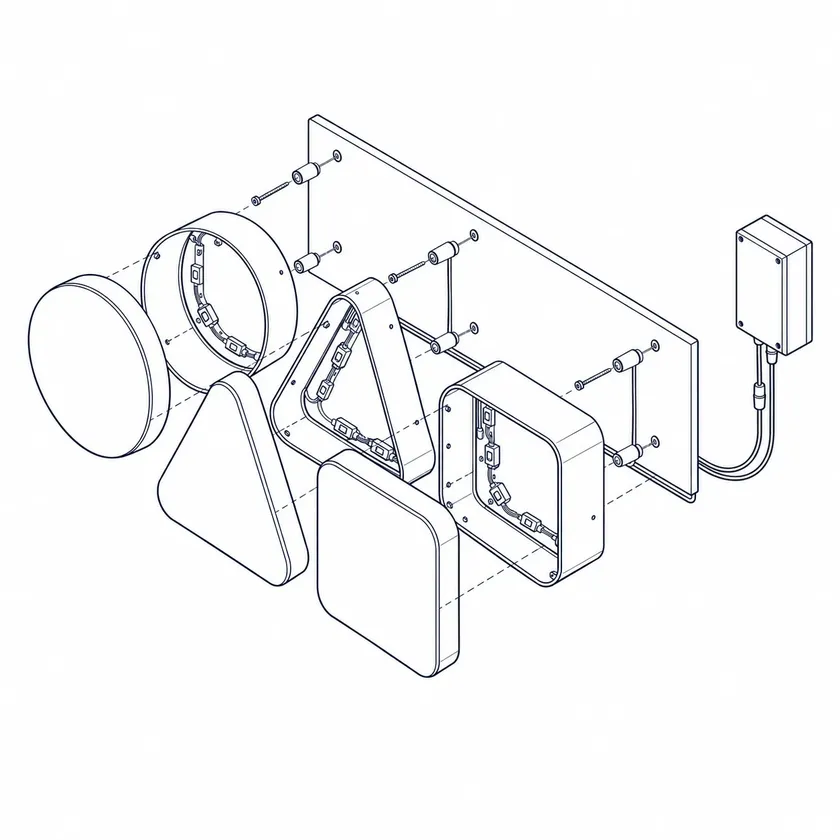
#> input picture plates/src/signage.webp, 840 x 840 px, shrunk from 1254 x 1254 before the run, found by its file name
$ python make_plate.py plates/src/signage.webp '#' one plate
#> lines starting #> are read from the running program, lines starting #| are printed output that depends on the picture; after the words box and inside, x2 and y2 are one past the last pixel; in counts of white or black regions, pixels touching at a corner belong together
"""Turn a GPT line-art plate into the two files the site draws from.

    python3 scripts/plates/make_plate.py plates/src/signage.webp      # one plate
    python3 scripts/plates/make_plate.py plates/src/*.webp            # all of them

Writes, for <slug> = the source file name:
  public/plates/<slug>-order.png  grey+alpha: alpha = ink, grey = drawing order (0 first .. 255 last)
  public/plates/<slug>.png        navy ink on transparent, for the no-WebGL and no-motion views

Drawing order: ink is split into connected strokes; the biggest strokes (the silhouette) start first and
take longest, small parts and dashed guide lines come last. Inside each stroke the order grows with the
distance travelled along the ink from its top-left point, so it reads like a pen tracing the line.
Needs numpy and Pillow only.
"""
import sys
from collections import deque
from pathlib import Path

import numpy as np
from PIL import Image

INK = (19, 29, 39)  # --ink, #131d27
OUT = Path('public/plates')


def ink_alpha(img):
    g = np.asarray(img.convert('L'), dtype=np.float32) / 255.0
    return np.clip((1.0 - g - 0.06) / 0.55, 0.0, 1.0)  # paper to 0, line cores to 1, keep the anti-aliasing


def strokes(mask):
    """8-connected components; returns label image and list of pixel index arrays."""
    h, w = mask.shape
    label = np.full(mask.shape, -1, dtype=np.int32)
    comps = []
    ys, xs = np.nonzero(mask)
    for y0, x0 in zip(ys, xs):
        if label[y0, x0] >= 0:
            continue
        cid = len(comps)
        q = deque([(y0, x0)])
        label[y0, x0] = cid
        px = []
        while q:
            y, x = q.popleft()
            px.append((y, x))
            for dy in (-1, 0, 1):
                for dx in (-1, 0, 1):
                    ny, nx = y + dy, x + dx
                    if 0 <= ny < h and 0 <= nx < w and mask[ny, nx] and label[ny, nx] < 0:
                        label[ny, nx] = cid
                        q.append((ny, nx))
        comps.append(np.array(px))
    return label, comps


def geodesic(px, label, cid):
    """Distance along the ink from the stroke's top-left pixel."""
    start = tuple(px[np.argmin(px[:, 0] + px[:, 1])])
    dist = {start: 0}
    q = deque([start])
    h, w = label.shape
    while q:
        y, x = q.popleft()
        d = dist[(y, x)] + 1
        for dy in (-1, 0, 1):
            for dx in (-1, 0, 1):
                ny, nx = y + dy, x + dx
                if 0 <= ny < h and 0 <= nx < w and label[ny, nx] == cid and (ny, nx) not in dist:
                    dist[(ny, nx)] = d
                    q.append((ny, nx))
    return np.array([dist[(y, x)] for y, x in px], dtype=np.float32)


def make(src):
#> called with src = 'plates/src/signage.webp'
    slug = Path(src).stem
    img = Image.open(src).convert('RGB')
#> img is the input picture: PIL image 840x840 RGB; mean R, G, B 246.1, 246.4, 246.9
    a = ink_alpha(img)
    mask = a > 0.2
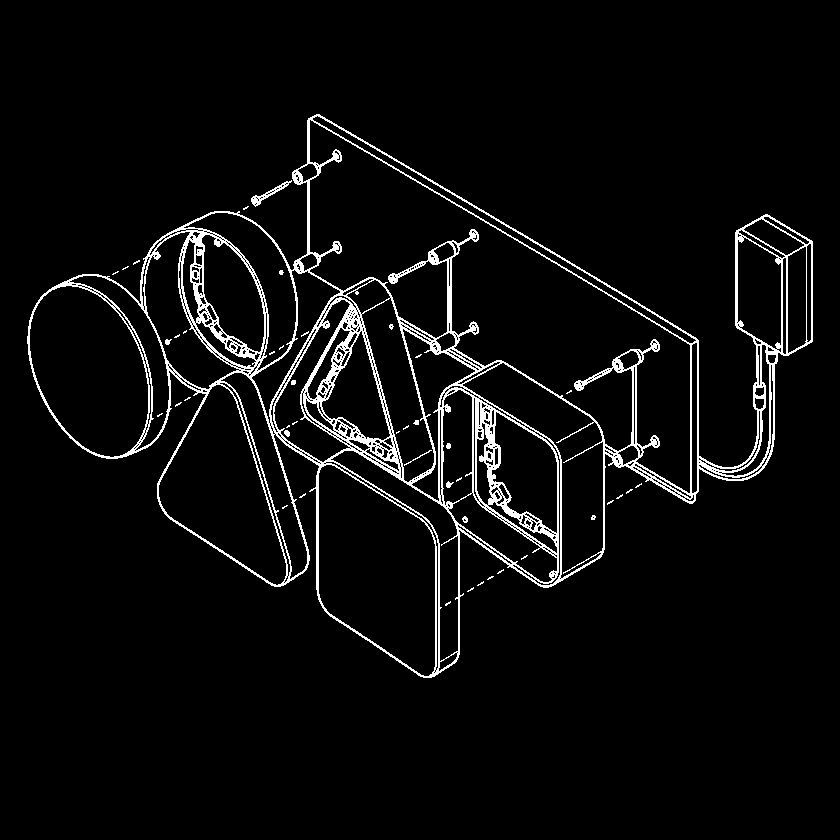
#> mask: shape (840, 840) bool; 4.7% white in thin lines or dots, all inside (x1, y1, x2, y2) = (27, 114, 813, 678)
    label, comps = strokes(mask)
#> the loop in strokes, `for y0, x0 in zip(ys, xs):` made 32956 passes
#> (y0, x0) on passes 2 to 4: (114, 317), (114, 318), (114, 319)
#> after the loop in strokes, `for y0, x0 in zip(ys, xs):`:
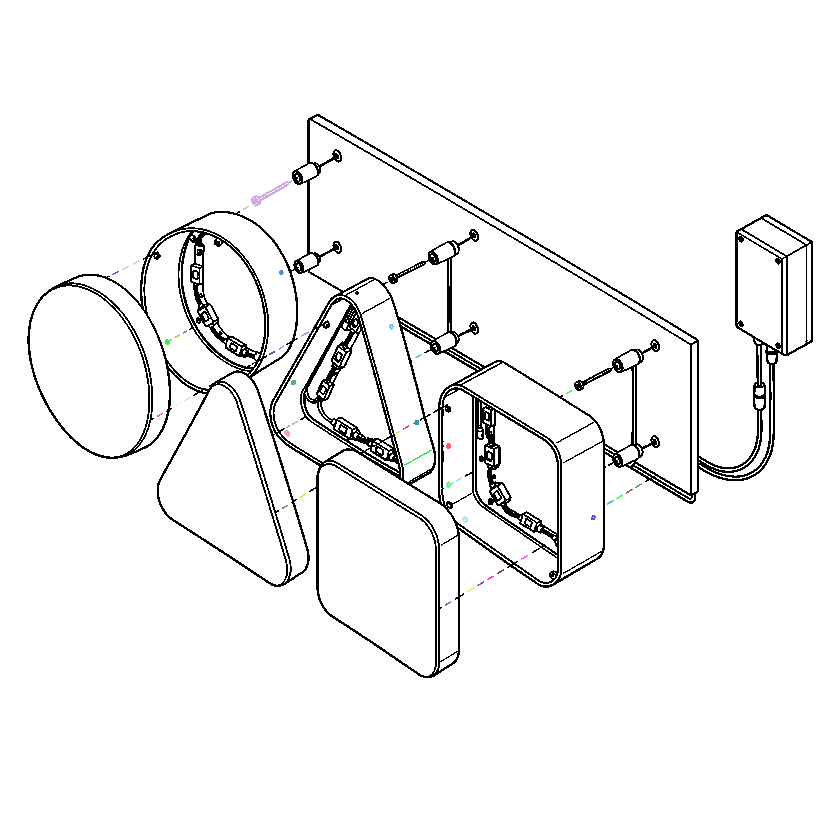
#> label: shape (840, 840) int32; 45 distinct labels, from -1 to 43; one colour per label, 0 black, -1 white
#> after the loop in strokes, `for y0, x0 in zip(ys, xs):`: comps = 44 items
#> comps = 44 items
    sizes = np.array([len(c) for c in comps], dtype=np.float32)
#> sizes = 44 values, max 32098 at index 0, min 6 at index 25, mean 749
    order_idx = np.argsort(-sizes)
#> order_idx = 44 values, max 43 at index 18, min 0 at index 0, mean 21.5
    total = sizes.sum()
#> total = 32956
    order = np.zeros(a.shape, dtype=np.float32)
#> order: shape (840, 840) float32; every value is 0
    done = 0.0
    big = sizes.max()
#> big = 32098
    ends = []
    for cid in order_idx:
        px = comps[cid]
        start = 0.62 * (done / total)                       # silhouette first, details later
        dur = 0.12 + 0.5 * np.sqrt(sizes[cid] / big)        # long strokes take longer
        d = geodesic(px, label, cid)
        t = start + dur * (d / max(d.max(), 1.0))
        order[px[:, 0], px[:, 1]] = t
        ends.append(start + dur)
        done += sizes[cid]
#> this loop made 44 passes
#> (cid, dur, d, done) on passes 14 to 21: (9, 0.131, [7, 6, 7, 5, 5, 6, 4, 4, 3, 3, 2, 2, 1, 0, 1], 32622), (3, 0.13, [4, 5, 3, 4, 5, 2, 2, 3, 1, 1, 0, 1, 1, 2], 32636), (18, 0.13, [4, 5, 3, 4, 2, 2, 3, 1, 1, 0, 1, 1, 2], 32649), (33, 0.13, [5, 4, 5, 3, 3, 4, 2, 2, 1, 1, 0, 1, 1], 32662), (32, 0.13, [5, 4, 5, 3, 3, 4, 2, 2, 1, 1, 0, 1, 1], 32675), (43, 0.13, [4, 3, 4, 2, 2, 3, 1, 1, 0, 1, 2, 1, 2], 32688), (34, 0.13, [4, 5, 3, 4, 2, 2, 3, 1, 1, 0, 1, 1, 2], 32701), (31, 0.13, [3, 4, 2, 3, 4, 5, 1, 2, 0, 1, 1, 1, 2], 32714)
#> (cid, dur, done) on passes 3 to 8: (27, 0.138, 32360), (29, 0.136, 32392), (24, 0.136, 32423), (11, 0.135, 32451), (37, 0.135, 32479), (26, 0.134, 32504)
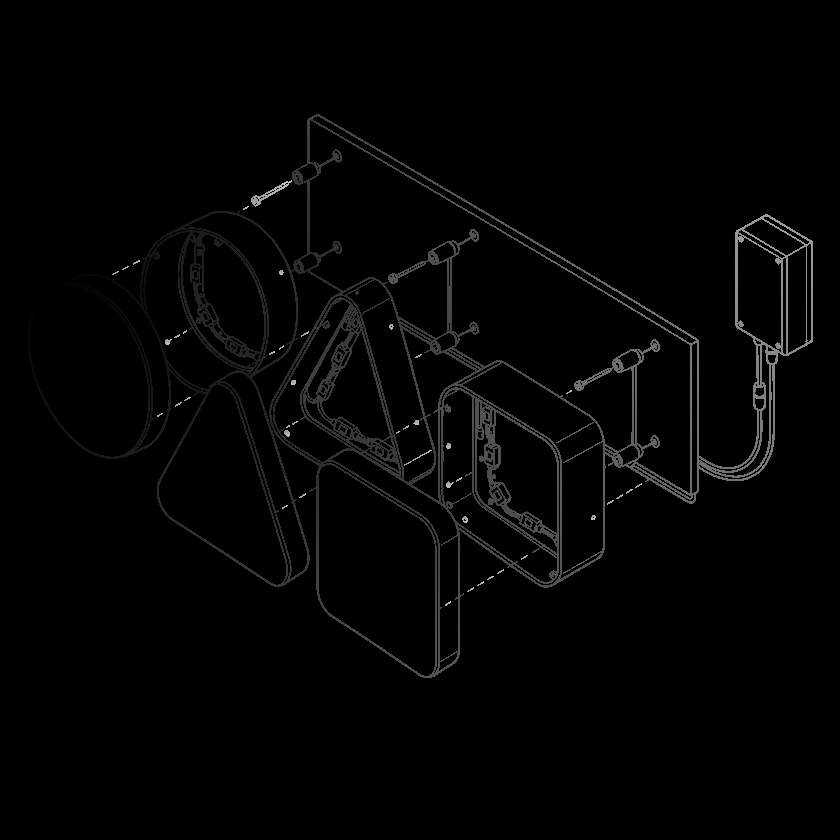
#> order: shape (840, 840) float32; min 0, max 0.765, mean 0.0135
#> after the loop, done = 32956; ends = 44 values, max 0.765 at index 1, min 0.62 at index 0, mean 0.744
    order /= max(ends)
#> order: shape (840, 840) float32; 4.67% of pixels changed, all inside (x1, y1, x2, y2) = (27, 114, 813, 678)
    # soft edge pixels (ink below the mask threshold) take the latest order of their neighbours
    soft = (a > 0) & ~mask
#> soft: shape (840, 840) bool; 0.87% white in thin lines or dots, all inside (x1, y1, x2, y2) = (27, 114, 811, 678)
    grown = order.copy()
    for dy in (-1, 0, 1):
        for dx in (-1, 0, 1):
            grown = np.maximum(grown, np.roll(np.roll(order, dy, 0), dx, 1))
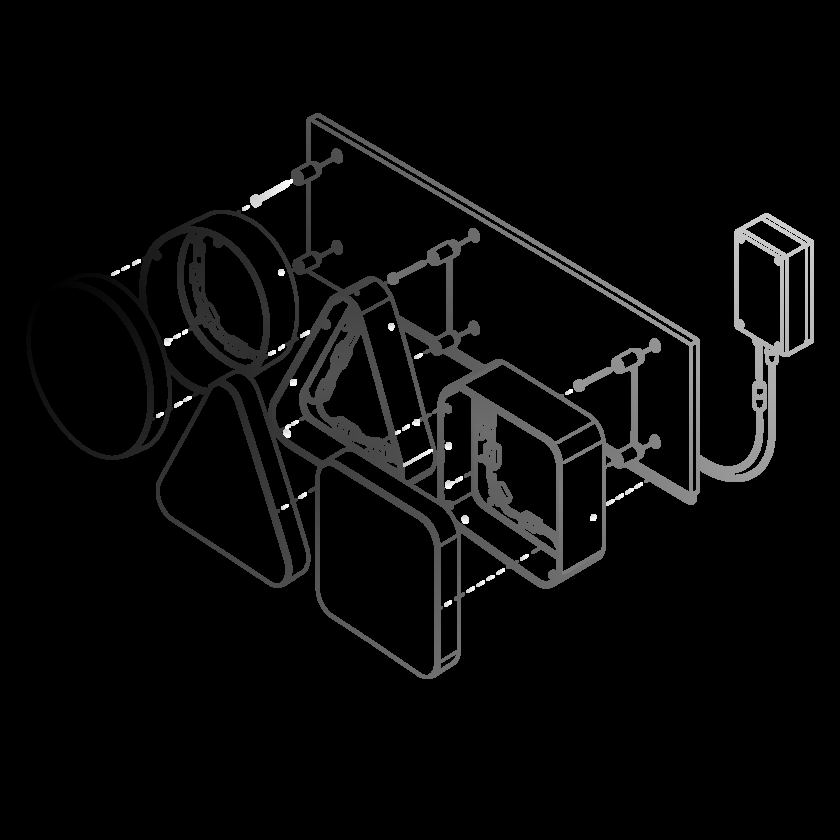
#> grown: shape (840, 840) float32; min 0, max 1, mean 0.0346
    order[soft] = grown[soft]
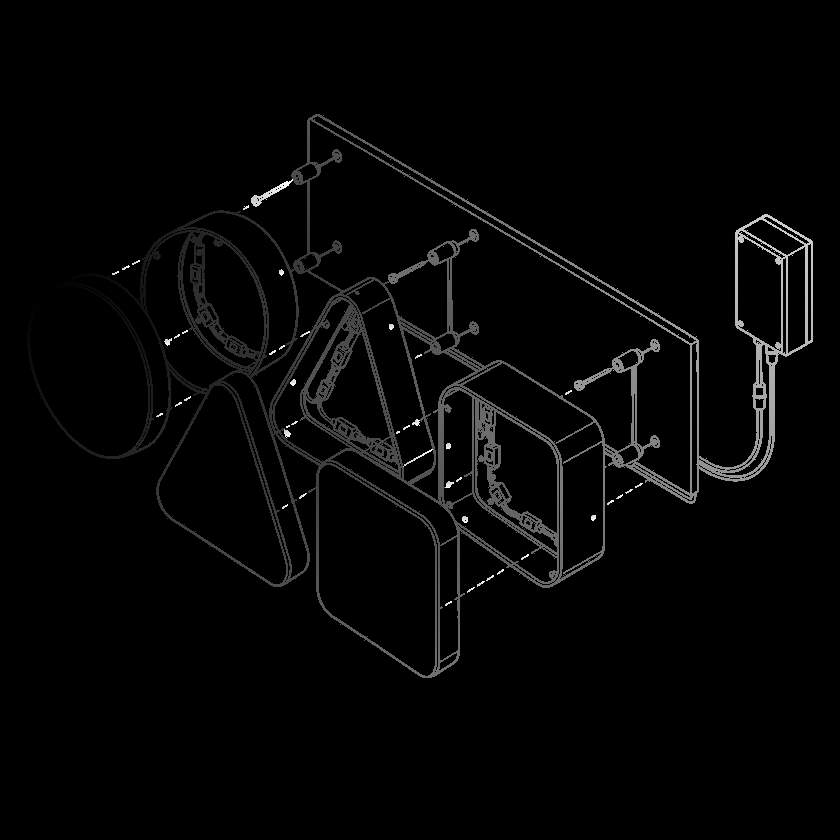
#> order: shape (840, 840) float32; min 0, max 1, mean 0.0208

    OUT.mkdir(parents=True, exist_ok=True)
    la = np.dstack([(order * 255).round().astype(np.uint8) * (a > 0), (a * 255).round().astype(np.uint8)])
    Image.fromarray(la, 'LA').save(OUT / f'{slug}-order.png', optimize=True)
    rgba = np.zeros((*a.shape, 4), dtype=np.uint8)
    rgba[..., 0], rgba[..., 1], rgba[..., 2] = INK
    rgba[..., 3] = (a * 255).round().astype(np.uint8)
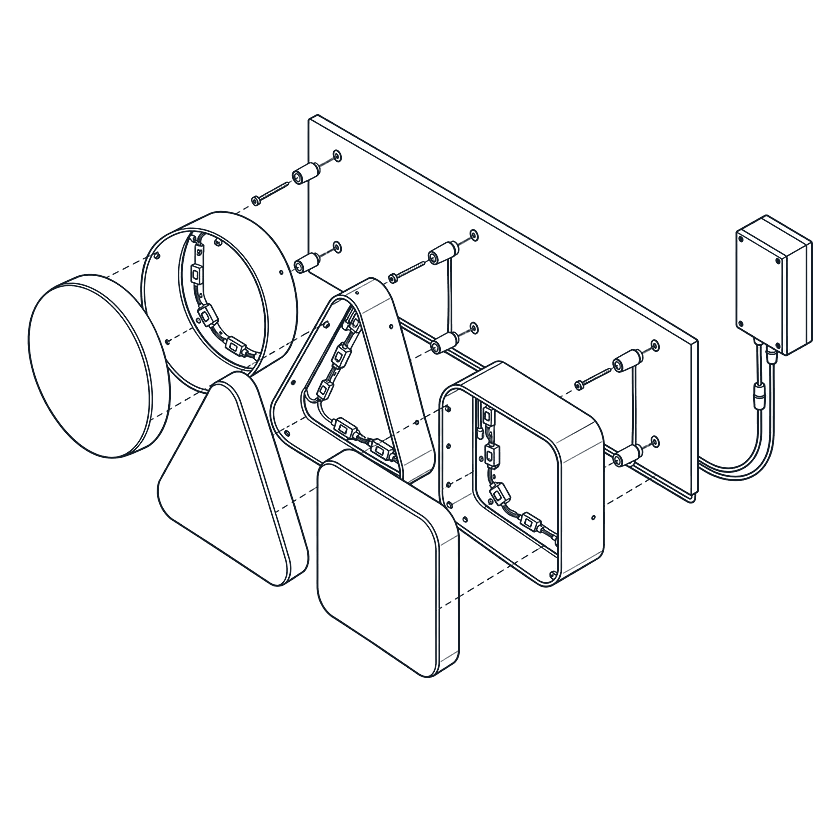
#> rgba: shape (840, 840, 4); mean of channels 0, 1, 2, 3 19, 29, 39, 9.8; transparent parts drawn white
    Image.fromarray(rgba, 'RGBA').save(OUT / f'{slug}.png', optimize=True)
    print(f'{slug}: {len(comps)} strokes, {int(total)} ink px')
#| signage: 44 strokes, 32956 ink px


if __name__ == '__main__':
    for f in sys.argv[1:]:
#> (the run stopped early here; a loop or call above may not have finished)
